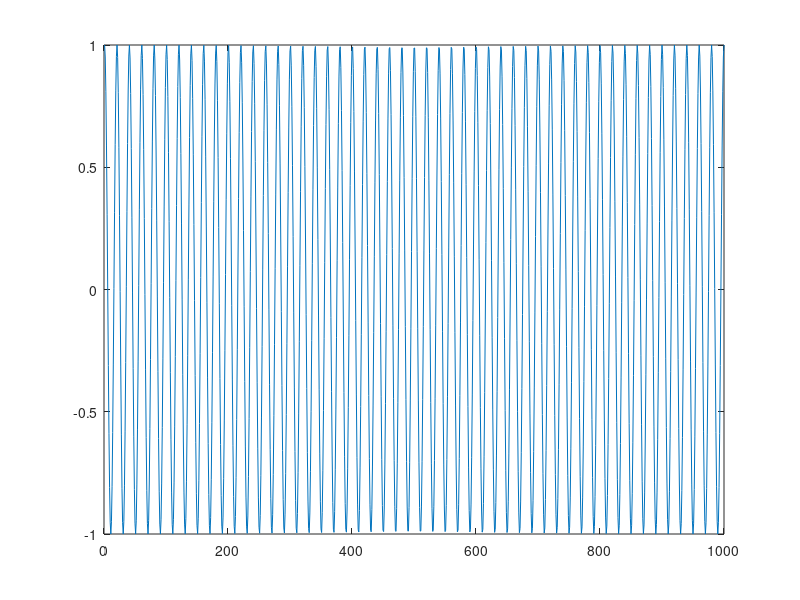
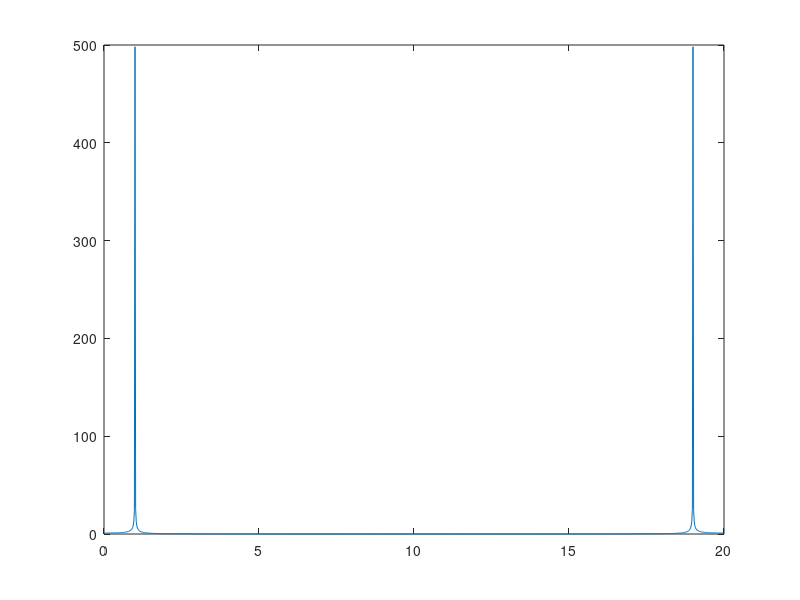
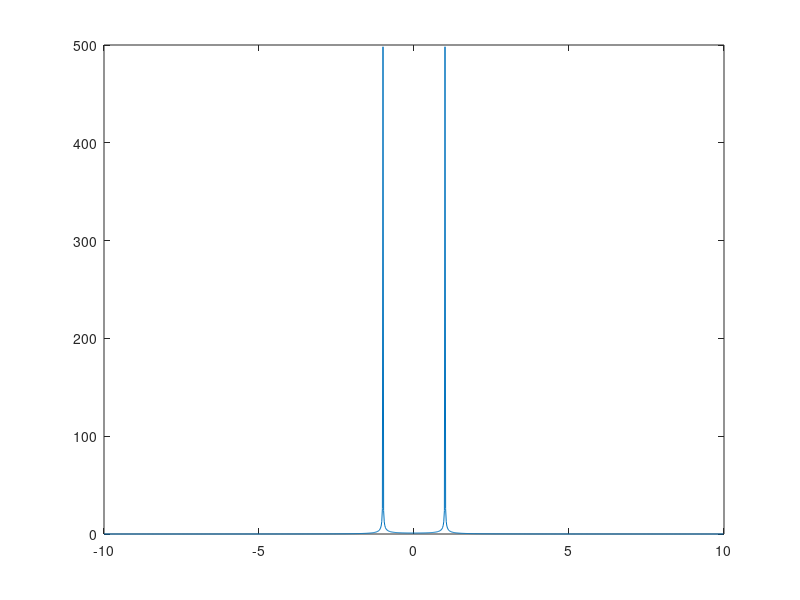

Write MATLAB code to recreate these figures, in order.
 
t = linspace(0,50,1000);
s_t = cos(2.*pi.*t);
S_f = fft(s_t);
figure
plot(s_t)
figure

T = t(end);
df = 1/T;
N = length(t);
f = [0:(N-1)]*df;
plot(f, abs(S_f))

S = fftshift(S_f);

T = t(end);
df = 1/T;
N = length(t);
f = [-N/2:(N-1)/2]*df;
figure
plot(f, abs(S))
